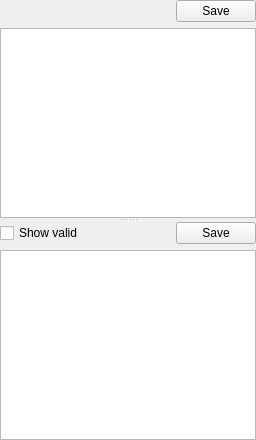
      <widget class="QWidget" name="page_Export">
       <layout class="QVBoxLayout" name="verticalLayout_60">
        <property name="leftMargin">
         <number>0</number>
        </property>
        <property name="topMargin">
         <number>0</number>
        </property>
        <property name="rightMargin">
         <number>0</number>
        </property>
        <property name="bottomMargin">
         <number>0</number>
        </property>
        <item>
         <widget class="QSplitter" name="splitter_9">
          <property name="orientation">
           <enum>Qt::Vertical</enum>
          </property>
          <widget class="QWidget" name="layoutWidget_4">
           <layout class="QVBoxLayout" name="verticalLayout_8">
            <item>
             <layout class="QHBoxLayout" name="horizontalLayout_3">
              <item>
               <spacer name="horizontalSpacer_31">
                <property name="orientation">
                 <enum>Qt::Horizontal</enum>
                </property>
                <property name="sizeHint" stdset="0">
                 <size>
                  <width>40</width>
                  <height>20</height>
                 </size>
                </property>
               </spacer>
              </item>
              <item>
               <widget class="QPushButton" name="pushButtonSave_ExportHeader">
                <property name="text">
                 <string>Save</string>
                </property>
               </widget>
              </item>
             </layout>
            </item>
            <item>
             <widget class="QTableWidget" name="tableWidget_ExportHeader">
              <property name="contextMenuPolicy">
               <enum>Qt::CustomContextMenu</enum>
              </property>
              <property name="editTriggers">
               <set>QAbstractItemView::NoEditTriggers</set>
              </property>
              <property name="selectionMode">
               <enum>QAbstractItemView::SingleSelection</enum>
              </property>
              <property name="selectionBehavior">
               <enum>QAbstractItemView::SelectRows</enum>
              </property>
              <property name="sortingEnabled">
               <bool>false</bool>
              </property>
              <attribute name="horizontalHeaderVisible">
               <bool>false</bool>
              </attribute>
              <attribute name="verticalHeaderVisible">
               <bool>false</bool>
              </attribute>
              <attribute name="verticalHeaderDefaultSectionSize">
               <number>24</number>
              </attribute>
             </widget>
            </item>
           </layout>
          </widget>
          <widget class="QWidget" name="layoutWidget_5">
           <layout class="QVBoxLayout" name="verticalLayout_34">
            <item>
             <layout class="QHBoxLayout" name="horizontalLayout_31">
              <item>
               <widget class="QCheckBox" name="checkBoxExportShowValid">
                <property name="text">
                 <string>Show valid</string>
                </property>
               </widget>
              </item>
              <item>
               <spacer name="horizontalSpacer_3">
                <property name="orientation">
                 <enum>Qt::Horizontal</enum>
                </property>
                <property name="sizeHint" stdset="0">
                 <size>
                  <width>40</width>
                  <height>20</height>
                 </size>
                </property>
               </spacer>
              </item>
              <item>
               <widget class="QPushButton" name="pushButtonSave_ExportFunctions">
                <property name="text">
                 <string>Save</string>
                </property>
               </widget>
              </item>
             </layout>
            </item>
            <item>
             <widget class="XTableView" name="tableView_ExportFunctions">
              <property name="contextMenuPolicy">
               <enum>Qt::CustomContextMenu</enum>
              </property>
              <property name="editTriggers">
               <set>QAbstractItemView::NoEditTriggers</set>
              </property>
              <property name="selectionMode">
               <enum>QAbstractItemView::SingleSelection</enum>
              </property>
              <property name="selectionBehavior">
               <enum>QAbstractItemView::SelectRows</enum>
              </property>
              <property name="sortingEnabled">
               <bool>true</bool>
              </property>
              <attribute name="horizontalHeaderDefaultSectionSize">
               <number>57</number>
              </attribute>
              <attribute name="horizontalHeaderShowSortIndicator" stdset="0">
               <bool>true</bool>
              </attribute>
              <attribute name="horizontalHeaderStretchLastSection">
               <bool>true</bool>
              </attribute>
              <attribute name="verticalHeaderVisible">
               <bool>false</bool>
              </attribute>
              <attribute name="verticalHeaderMinimumSectionSize">
               <number>20</number>
              </attribute>
              <attribute name="verticalHeaderDefaultSectionSize">
               <number>20</number>
              </attribute>
             </widget>
            </item>
           </layout>
          </widget>
         </widget>
        </item>
       </layout>
      </widget>
